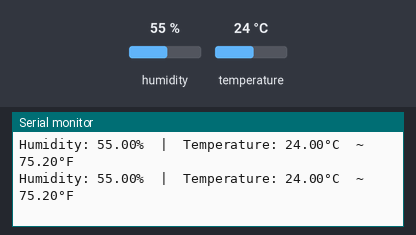
This sketch was run on a simulated ESP32. Shown: the last lines printed to the serial monitor. The test bench sets the inputs (shaded band); at power-on: humidity 55 %, temperature 24 °C.

Above: at 2.8 s.
2.9 s: humidity set to 22 %
At 4.9 s:
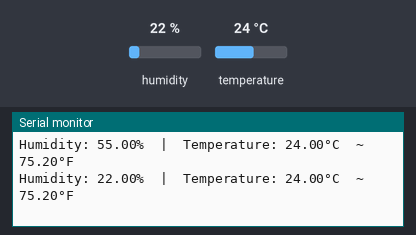
5.6 s: temperature set to 12 °C
At 7.2 s:
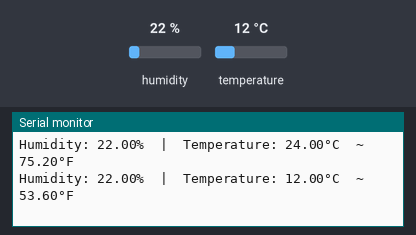
8.3 s: humidity set to 40 %
At 10.8 s:
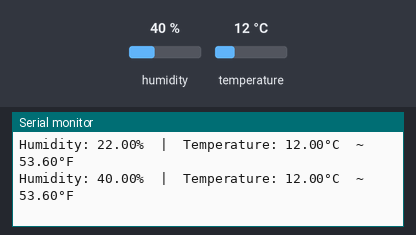
Timing chart, 0 to 12.3 s (numbered marks = the images above; inputs shaded):
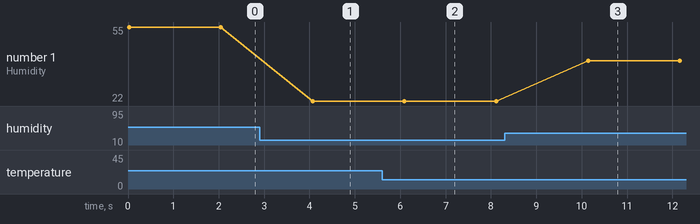

The sketch:

dht_11.ino
```cpp
#include <DHT.h>
#define DHT11_PIN  21 // ESP32 pin GPIO21 terhubung ke sensor DHT11

DHT dht11(DHT11_PIN, DHT11);

void setup() {
  Serial.begin(9600);
  dht11.begin(); // inisialisasi sensor DHT11
}

void loop() {
  // baca kelembaban
  float humi  = dht11.readHumidity();
  // baca temperatur Celsius
  float tempC = dht11.readTemperature();
  // baca temperatur Fahrenheit
  float tempF = dht11.readTemperature(true);

  // memeriksa apakah pembacaannya berhasil / tidak
  if ( isnan(tempC) || isnan(tempF) || isnan(humi)) {
    Serial.println("Failed to read from DHT11 sensor!");
  } else {
    Serial.print("Humidity: ");
    Serial.print(humi);
    Serial.print("%");

    Serial.print("  |  ");

    Serial.print("Temperature: ");
    Serial.print(tempC);
    Serial.print("°C  ~  ");
    Serial.print(tempF);
    Serial.println("°F");
  }

  // beri jeda 2 detik antar pembacaan
  delay(2000);
}
```

Measured:
- after the input at 2.9 s, the serial monitor: prints a new line after 1.2 s (image 1)
- after the input at 5.6 s, the serial monitor: prints a new line after 0.49 s (image 2)
- after the input at 8.3 s, the serial monitor: prints a new line after 1.8 s (image 3)
- plotted number 1: 55 → 22 after the input at 2.9 s, 22 → 40 after the input at 8.3 s
